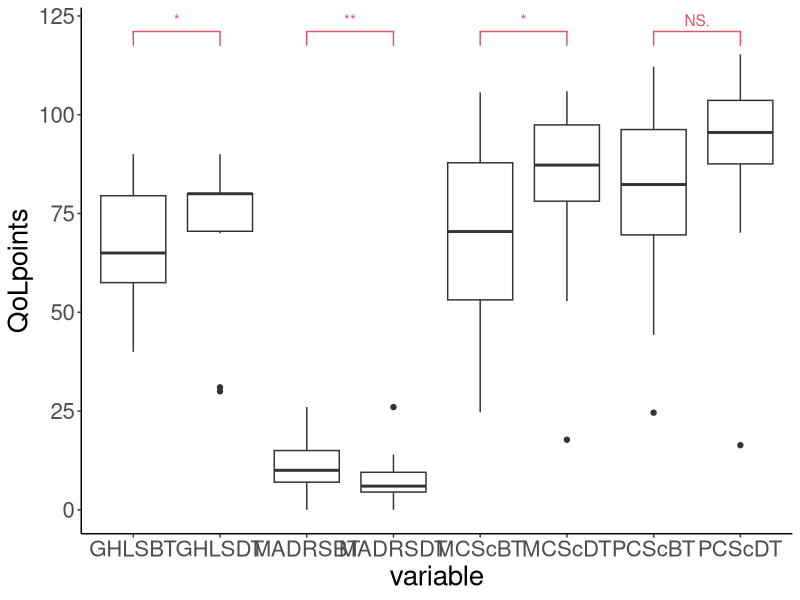

Source code (R):
library(readxl)
dfforarticle <- read_excel('dataforarticle march-23.xlsx', col_names = T)

#boxplot for QoL data
QoL <- data.frame(GHLSBT=dfforarticle$`GHLS BT` ,GHLSDT=dfforarticle$`GHLS DT` ,MADRSBT=dfforarticle$`MADRS BT` , MADRSDT=dfforarticle$`MADRS DT` 
                  , MCScBT=dfforarticle$`MCSc BT` , MCScDT=dfforarticle$`MCSc DT` , PCScBT=dfforarticle$`PCSc BT` , PCScDT=dfforarticle$`PCSc DT` )
ID <- c(1:15)
QoL <- cbind(ID,QoL)
library(reshape2)
QoLlong <- melt(QoL, value.name = 'QoLpoints', id.vars = 'ID')
library(ggplot2)
library(ggpubr)
library(ggsignif)
p <- ggplot(QoLlong, aes(x=variable, y=QoLpoints)) + geom_boxplot() +
   theme(text=element_text(size=20), panel.grid.major=element_blank(), panel.grid.minor = element_blank(), panel.background = element_blank(), axis.line = element_line(colour = "black")) +
  stat_signif(comparisons = list(c('GHLSBT','GHLSDT')), test.args=list(var.equal=T, alternative="two.sided", paired=T), test="t.test", map_signif_level = T, col=2) +
  stat_signif(comparisons = list(c('MADRSBT','MADRSDT')), test.args=list(var.equal=T, alternative="two.sided", paired=T), test="t.test", map_signif_level = T, col=2) +
  stat_signif(comparisons = list(c('MCScBT','MCScDT')), test.args=list(var.equal=T, alternative="two.sided", paired=T), test="t.test", map_signif_level = T, col=2) +
  stat_signif(comparisons = list(c('PCScBT','PCScDT')), test.args=list(var.equal=T, alternative="two.sided", paired=T), test="t.test", map_signif_level = T, col=2)
p

#spearman correlation for ratio of fT4, delta Neurogranin and QoL data
QoLDTandDelta <- data.frame(Ngdelta=dfforarticle$diffNgPowerofTenTransf, fT4ratioDT=dfforarticle$`PowerodTen CSFfT4_sfT4 DT`, fT4ratioDelta=dfforarticle$DeltapowerofTenRatioCSF_sfT4,
                            MADRSDT=dfforarticle$`MADRS DT`, MADRSdelta=dfforarticle$diffMADRSpowerofTenTransf, GHLSDT=dfforarticle$`GHLS DT`,
                            GHLSdelta=dfforarticle$diffGHLSpowerofTenTransf, MCScDT=dfforarticle$`MCSc DT`, MCScDelta=dfforarticle$diffMCScpowerofTenTransf,
                            PCScDT=dfforarticle$`PCSc DT`, PCScdelta=dfforarticle$diffPCScpowerofTenTransf)
library(psych)
library(dplyr)
ratiocorrelation <- corr.test(QoLDTandDelta$fT4ratioDT, QoLDTandDelta, method = 'spearman')
pvalue <- t(round(ratiocorrelation$p,3))
rvalue <- t(round(ratiocorrelation$r,2))
ratiocorrelation <- data.frame(pvalue, rvalue)
ratiocorrelation %>% add_significance(p.col = 'pvalue') %>% View()
#and the correlation for NgDelta
Ngcorrelation <- corr.test(QoLDTandDelta$Ngdelta, QoLDTandDelta, method = 'spearman')
pvalue <- t(round(Ngcorrelation$p,3))
rvalue <- t(round(Ngcorrelation$r,2))
Ngcorrelation <- data.frame(pvalue, rvalue)
Ngcorrelation %>% add_significance(p.col = 'pvalue') %>% View()


